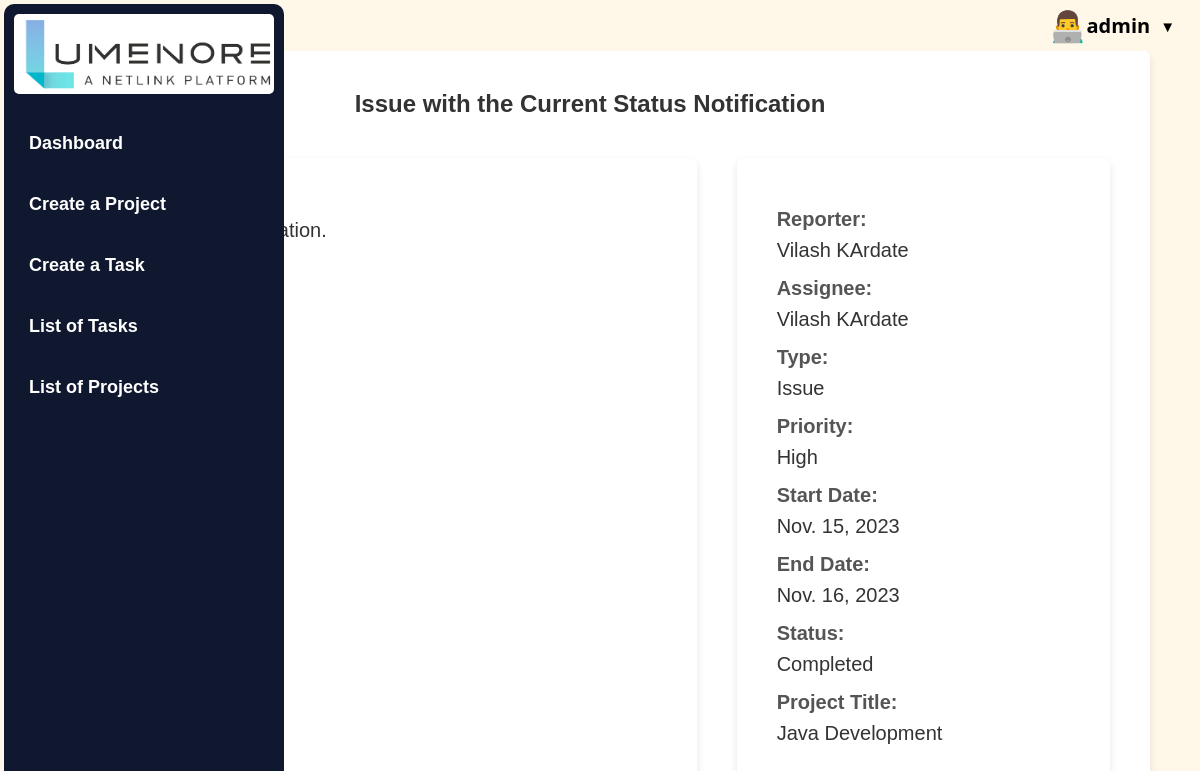
Page /apps/ticket/21/ (signed in) on the committed database.
### taskmanager/models.py (models this page shows, shortened)
class UserProfile(AbstractBaseUser, PermissionsMixin):
    username = models.CharField(max_length=30, unique=True)
    name = models.CharField(max_length=100, help_text="Required. Enter your full name.")
    email = models.EmailField(unique=True)
    is_active = models.BooleanField(default=True)
    is_staff = models.BooleanField(default=False)
    USERNAME_FIELD = "username"
    REQUIRED_FIELDS = ["email"]
    objects = UserProfileManager()

class Ticket(models.Model):
    ticketid = models.AutoField(primary_key=True, )
    title = models.CharField(max_length=200)
    description = models.TextField()
    reporter = models.ForeignKey(
        UserProfile, on_delete=models.CASCADE, related_name="reported_tickets"
    )
    assignee = models.ForeignKey(
        UserProfile, on_delete=models.CASCADE, related_name="assigned_tickets"
    )
    type = models.ForeignKey(Type, on_delete=models.CASCADE)
    priority = models.ForeignKey(Priority, on_delete=models.CASCADE)
    start_date = models.DateField(null=True)
    end_date = models.DateField()
    updated_time = models.DateTimeField(auto_now=True)
    status = models.ForeignKey(Status, on_delete=models.CASCADE)
    project = models.ForeignKey(
        Project, on_delete=models.SET_NULL, null=True, related_name="project_name"
    )

class Type(models.Model):
    ticket_typeid = models.AutoField(primary_key=True)
    name = models.CharField(max_length=20, default="Bug")

class Priority(models.Model):
    ticket_priorityid = models.AutoField(primary_key=True)
    name = models.CharField(max_length=20, default="Low")

class Status(models.Model):
    ticket_statusid = models.AutoField(primary_key=True)
    name = models.CharField(max_length=20, default="To be started")

class Project(models.Model):
    ticket_projectid = models.AutoField(primary_key=True)
    name = models.CharField(max_length=100)
    description = models.TextField()
    owner = models.ForeignKey(
        UserProfile, on_delete=models.SET_NULL, related_name="project_owner", null=True
    )

### taskmanager/views.py (the view)
# urls.py: path("ticket/<int:pk>/", views.ticket, name="ticket"),
@login_required
def ticket(req, pk):
    ticket = (
        Ticket.objects.filter(ticketid=pk)
        .values(
            "ticketid",
            "title",
            "description",
            "reporter__username",
            "reporter__name",
            "assignee__name",
            "type__name",
            "priority__name",
            "start_date",
            "end_date",
            "status__name",
            "project__name",
        )
        .first()
    )
    print(ticket)
    return render(req, "ticket.html", {"ticket": ticket})

### templates/ticket.html (shortened to what this page needs)
{% extends 'base.html' %}
{% block content %}
<div class="form-container">
  <div class="ticket-details-header">
    <h2>{{ ticket.title }}</h2>
  </div>
  <div class="container">
    <div class="left-card">
      <div class="form-group">
        <label for="{{ ticket.description.id_for_label }}">Description:</label>
      </div>
    </div>
    <div class="right-card">
      <div class="form-group">
        <label for="{{ ticket.reporter__name.id_for_label }}">Reporter:</label>
        {{ ticket.reporter__name }}
      </div>
      <div class="form-group">
        <label for="{{ ticket.assignee__name.id_for_label }}">Assignee:</label>
        {{ ticket.assignee__name }}
      </div>
      <div class="form-group">
        <label for="{{ ticket.type__name.id_for_label }}">Type:</label>
        {{ ticket.type__name }}
      </div>
      <div class="form-group">
        <label for="{{ ticket.priority__name.id_for_label }}">Priority:</label>
        {{ ticket.priority__name }}
      </div>
      <div class="form-group">
        <label for="{{ ticket.start_date.id_for_label }}">Start Date:</label>
        {{ ticket.start_date }}
      </div>
      <div class="form-group">
        <label for="{{ ticket.end_date.id_for_label }}">End Date:</label>
        {{ ticket.end_date }}
      </div>
      <div class="form-group">
        <label for="{{ ticket.status__name.id_for_label }}">Status:</label>
        {{ ticket.status__name }}
      </div>
      <div class="form-group">
        <label for="{{ ticket.project__name.id_for_label }}">Project Title:</label>
        {{ ticket.project__name }}
      </div>
    </div>
    </div>
  </div>
{% endblock %}

### templates/navbar.html (shortened to what this page needs)
<li class="user-info">
    <div class="user-details" onclick="toggleDropdown()">
        <span class="user-icon">👨‍💻</span>
        <span class="user-name">{{ request.user.username }}</span>
        <span class="dropdown-arrow">▼</span>
    </div>
</li>

### apps/static/styles/style.css (style rules this page uses)
body { background-color: #fff8e9; color: #333; font-family: 'Arial', sans-serif; margin: 0; padding: 0; display: flex; flex-direction: column; min-height: 100vh; }
.dropdown-arrow { margin-left: 5px; cursor: pointer; }
.user-info { margin-left: auto; position: relative; }
.user-details { cursor: pointer; display: flex; align-items: center; }
h2 { color: #000000; font-size: 1.5em; font-family: Verdana, Geneva, Tahoma, sans-serif; }
nav ul li { display: inline-block; margin-left: 10px; }
.user-info { position: relative; color: #000000; cursor: pointer; font-family: 'Segoe UI', Tahoma, Geneva, Verdana, sans-serif; }
.user-details { display: flex; align-items: center; margin-right: 20px; }
.user-info .user-name { font-weight: bold; margin-right: 5px; }
.user-info .dropdown-arrow { font-size: 15px; }
.user-icon { font-size: 30px; }
.user-info, .profile-icon, .logout-icon { font-size: 20px; margin-right: 5px; }
.ticket-details-header h2 { color: #1a82d6; }
label { margin-top: 10px; color: #666; }
.form-group { margin-bottom: 30px; }
.form-group label { display: block; margin-bottom: 8px; font-weight: bold; color: #555; }
.form-container { background-color: #fff; padding: 20px; box-shadow: 0 4px 8px rgba(0, 0, 0, 0.1); margin: 20px auto; border-radius: 8px; max-width: 600px; }
.form-container h2 { text-align: center; color: #333; }
.form-group { margin-bottom: 20px; }
body { font-family: 'Arial', sans-serif; }

### templates/ticket.html (style rules this page uses)
body { margin: 0; font-family: 'Arial', sans-serif; }
.form-container { margin-top: 50px; max-width: 1600px; width: 90%; margin-right: 50px; }
.container { display: flex; font-size: 20px; height: 850px; }
.left-card { padding: 20px; box-shadow: 0 4px 8px rgba(0, 0, 0, 0.1); margin: 20px; border-radius: 8px; }
.right-card { padding: 40px; box-shadow: 0 4px 8px rgba(0, 0, 0, 0.1); margin: 20px; border-radius: 8px; }
.left-card { flex: 4; }
.right-card { flex: 2; }
.form-group { margin-bottom: 15px; }
label { display: block; margin-bottom: 5px; font-weight: bold; }

### rows in the picture
UserProfile: user.username "admin"
Ticket: title "Issue with the Current Status Notification", start_date "Nov. 15, 2023", end_date "Nov. 16, 2023"
Type: type__name "Issue"
Priority: priority__name "High"
Status: status__name "Completed"
Project: project__name "Java Development"

### other values in the picture
{{ ticket.reporter__name }} "Vilash KArdate"
{{ ticket.assignee__name }} "Vilash KArdate"
